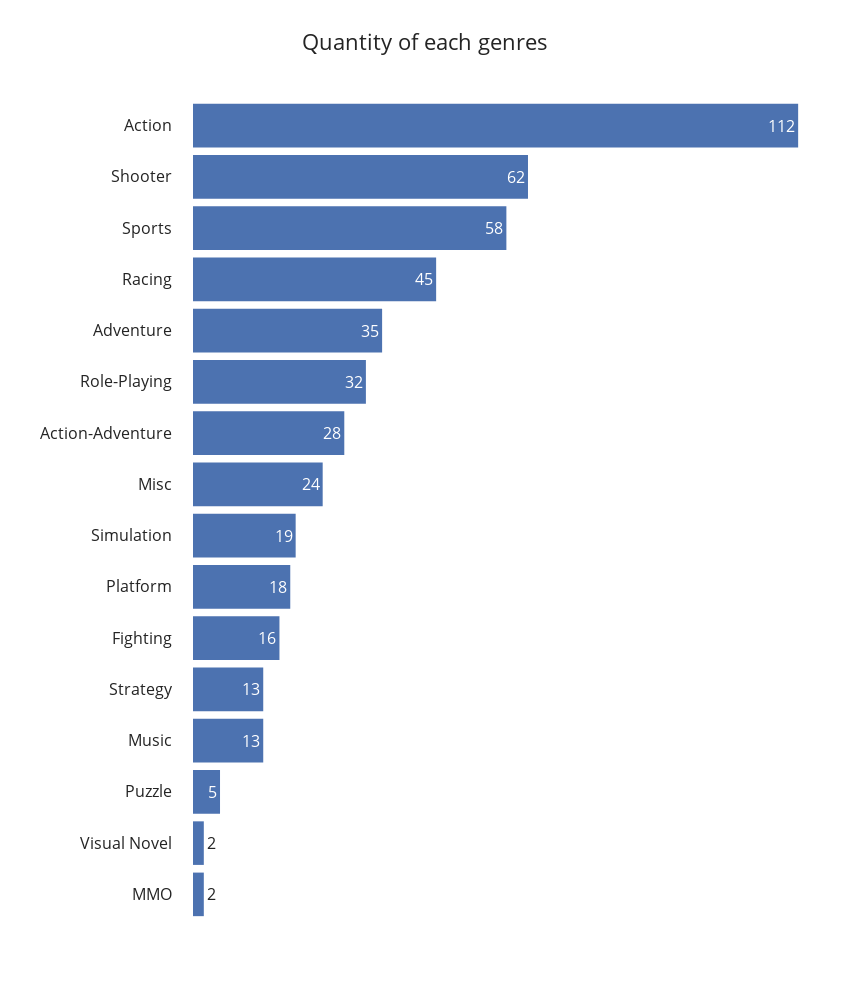

Write notebook code for a chart like this one.
### Code cell
histogram(df_xbox, y='Genre')

### Figure 1 — Plotly figure (JSON) as saved in the notebook; plotly's stock layout.template omitted (floating-point values rounded to 4 significant figures; data arrays with more than 128 entries replaced by an {"elided": "..."} marker saying what was removed)
{"data": [{"alignmentgroup": "True", "bingroup": "y", "histfunc": "count", "hovertemplate": "count=%{x}<br>Genre=%{y}<extra></extra>", "legendgroup": "", "marker": {"color": "rgb(76,114,176)", "pattern": {"shape": ""}}, "name": "", "offsetgroup": "", "orientation": "h", "showlegend": false, "textfont": {"size": 16}, "texttemplate": "%{value}", "type": "histogram", "xaxis": "x", "y": {"elided": "484 str values"}, "yaxis": "y"}], "layout": {"bargap": 0.15, "barmode": "relative", "font": {"size": 16}, "height": 1000, "legend": {"tracegroupgap": 0}, "margin": {"l": 20, "pad": 20, "r": 20}, "paper_bgcolor": "rgba(0,0,0,0)", "plot_bgcolor": "rgba(0,0,0,0)", "title": {"text": "Quantity of each genres"}, "width": 850, "xaxis": {"anchor": "y", "domain": [0, 1], "showgrid": false, "title": {"text": ""}, "visible": false, "zeroline": false}, "yaxis": {"anchor": "x", "automargin": true, "categoryorder": "total ascending", "domain": [0, 1], "showgrid": false, "title": {"text": ""}, "zeroline": false}}}
